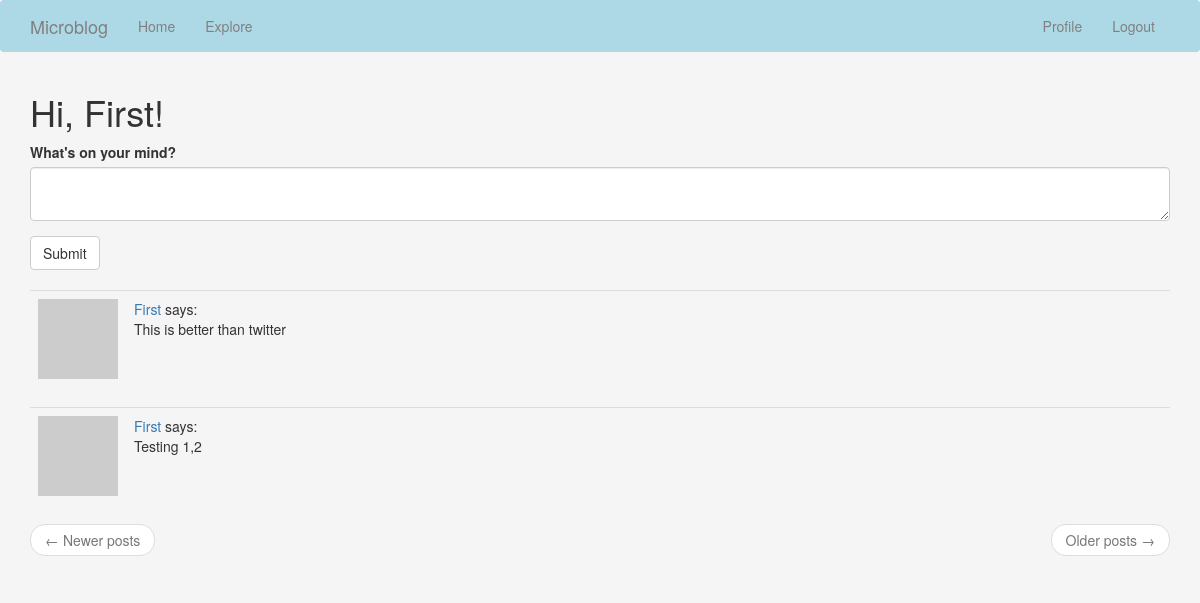
The app's page /index (signed in) with its own data.
### app/models.py (models this page shows, shortened)
class User(UserMixin, db.Model):
    id = db.Column(db.Integer, primary_key = True)
    username = db.Column(db.String(64), index = True, unique = True)
    email = db.Column(db.String(120), index = True, unique = True)
    password_hash = db.Column(db.String(128))
    posts = db.relationship('Post', backref='author', lazy='dynamic')
    about_me = db.Column(db.String(140))
    last_see = db.Column(db.DateTime, default=datetime.utcnow)
    followed = db.relationship(
        'User', secondary=followers,
        primaryjoin=(followers.c.follower_id == id),
        secondaryjoin=(followers.c.followed_id == id),
        backref=db.backref('followers', lazy='dynamic'), lazy='dynamic')
    def avatar(self, size):
        digest = md5(self.email.lower().encode('utf-8')).hexdigest()
        return 'https://www.gravatar.com/avatar/{}?d=identicon&s={}'.format(digest, size)
    def followed_posts(self):
        followed = Post.query.join(
            followers, (followers.c.followed_id == Post.user_id)).filter(
                followers.c.follower_id == self.id)
        own = Post.query.filter_by(user_id=self.id)
        return followed.union(own).order_by(Post.timestamp.desc())

class Post(db.Model):
    id = db.Column(db.Integer, primary_key = True)
    body = db.Column(db.String(140))
    timestamp = db.Column(db.DateTime, index = True, default = datetime.utcnow)
    user_id = db.Column(db.Integer, db.ForeignKey('user.id'))

### app/routes.py (the view)
@app.route('/', methods=['GET', 'POST'])
@app.route('/index', methods=['GET', 'POST'])
@login_required
def index():
    form = PostForm()
    if form.validate_on_submit():
        post = Post(body=form.post.data, author=current_user)
        db.session.add(post)
        db.session.commit()
        flash("Swoosh! Away it goes!")
        return redirect(url_for("index"))
    page = request.args.get('page', 1, type=int)
    posts = current_user.followed_posts().paginate(
        page, app.config['POSTS_PER_PAGE'], False)
    next_url = url_for('index', page=posts.next_num) \
        if posts.has_next else None
    prev_url = url_for('index', page=posts.prev_num) \
        if posts.has_prev else None
    return render_template('index.html', title='Home', form=form,
                           posts=posts.items, next_url=next_url,
                           prev_url=prev_url)

### app/forms.py
class PostForm(FlaskForm):
    post = TextAreaField("What's on your mind?", validators=[
        DataRequired(), Length(min=1, max=140)
    ])
    submit = SubmitField("Submit")

### app/models.py (called while the page is built)
@login.user_loader
def load_user(id):
    return User.query.get(int(id))

### app/routes.py (called while the page is built)
@app.before_request
def before_request():
    if current_user.is_authenticated:
        current_user.last_seen = datetime.utcnow()
        db.session.commit()

### app/templates/index.html
{% extends "base.html" %}
{% import 'bootstrap/wtf.html' as wtf %}
{% block app_content %}
    <h1>Hi, {{ current_user.username }}!</h1>
    {% if form %}
    {{ wtf.quick_form(form) }}
    <br>
    {% endif %}
    {% for post in posts %}
        {% include '_post.html' %}
    {% endfor %}
    <nav aria-label="...">
        <ul class="pager">
            <li class="previous{% if not prev_url %} disabled{% endif %}">
                <a href="{{ prev_url or '#' }}">
                    <span aria-hidden="true">&larr;</span> Newer posts
                </a>
            </li>
            <li class="next{% if not next_url %} disabled{% endif %}">
                <a href="{{ next_url or '#' }}">
                    Older posts <span aria-hidden="true">&rarr;</span>
                </a>
            </li>
        </ul>
    </nav>
{% endblock %}

### app/templates/_post.html
<table class="table table-hover">
    <tr>
        <td width="70px">
            <a href="{{ url_for('user', username=post.author.username) }}">
                <img src="{{ post.author.avatar(70) }}" />
            </a>
        </td>
        <td>
            <a href="{{ url_for('user', username=post.author.username) }}">
                {{ post.author.username }}
            </a>
            says:
            <br>
            {{ post.body }}
        </td>
    </tr>
</table>

### app/templates/base.html (style rules this page uses)
body { background-color: rgb(245, 245, 245); }
:root { --primary-color: lightblue; --secondary-color: gray; --primary-color-active: rgb(156, 198, 247); --secondary-color-active: rgb(104, 103, 103); }

### records on screen
User: username "First"
Post: author.username "First", body "This is better than twitter"
Post: author.username "First", body "Testing 1,2"
